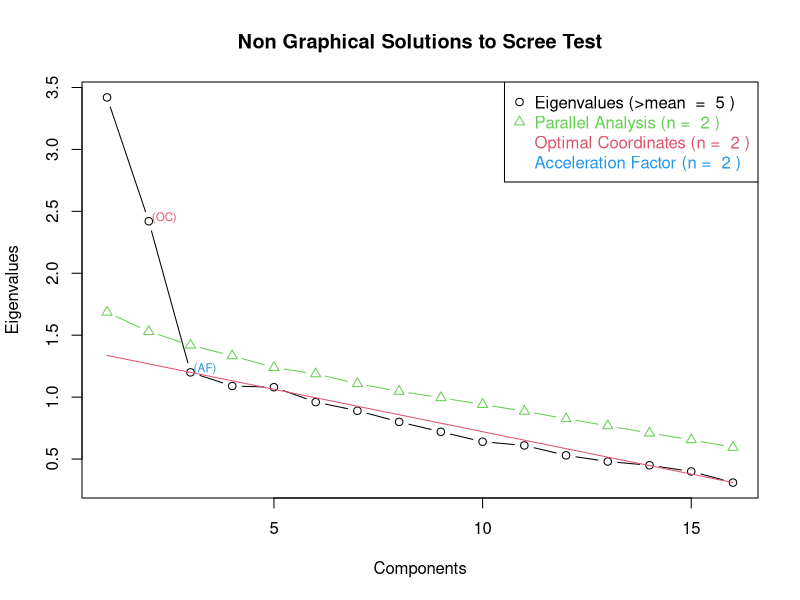

The R script that drew this image:
library(nFactors)


### Name: nScreeObjectMethods
### Title: Utility Functions for nScree Class Objects
### Aliases: is.nScree plot.nScree print.nScree summary.nScree
### Keywords: multivariate

### ** Examples

## INITIALISATION
 data(dFactors)                      # Load the nFactors dataset
 attach(dFactors)
 vect         <- Raiche              # Use the example from Raiche
 eigenvalues  <- vect$eigenvalues    # Extract the observed eigenvalues
 nsubjects    <- vect$nsubjects      # Extract the number of subjects
 variables    <- length(eigenvalues) # Compute the number of variables
 rep          <- 100                 # Number of replications for the parallel analysis
 cent         <- 0.95                # Centile value of the parallel analysis

## PARALLEL ANALYSIS (qevpea for the centile criterion, mevpea for the mean criterion)
 aparallel    <- parallel(var     = variables,
                          subject = nsubjects, 
                          rep     = rep, 
                          cent    = cent
                          )$eigen$qevpea  # The 95 centile

## NOMBER OF FACTORS RETAINED ACCORDING TO DIFFERENT RULES 
 results      <- nScree(x=eigenvalues, aparallel=aparallel)
 
 is.nScree(results)
 results
 summary(results)
 
## PLOT ACCORDING TO THE nScree CLASS 
 plot(results)
 
